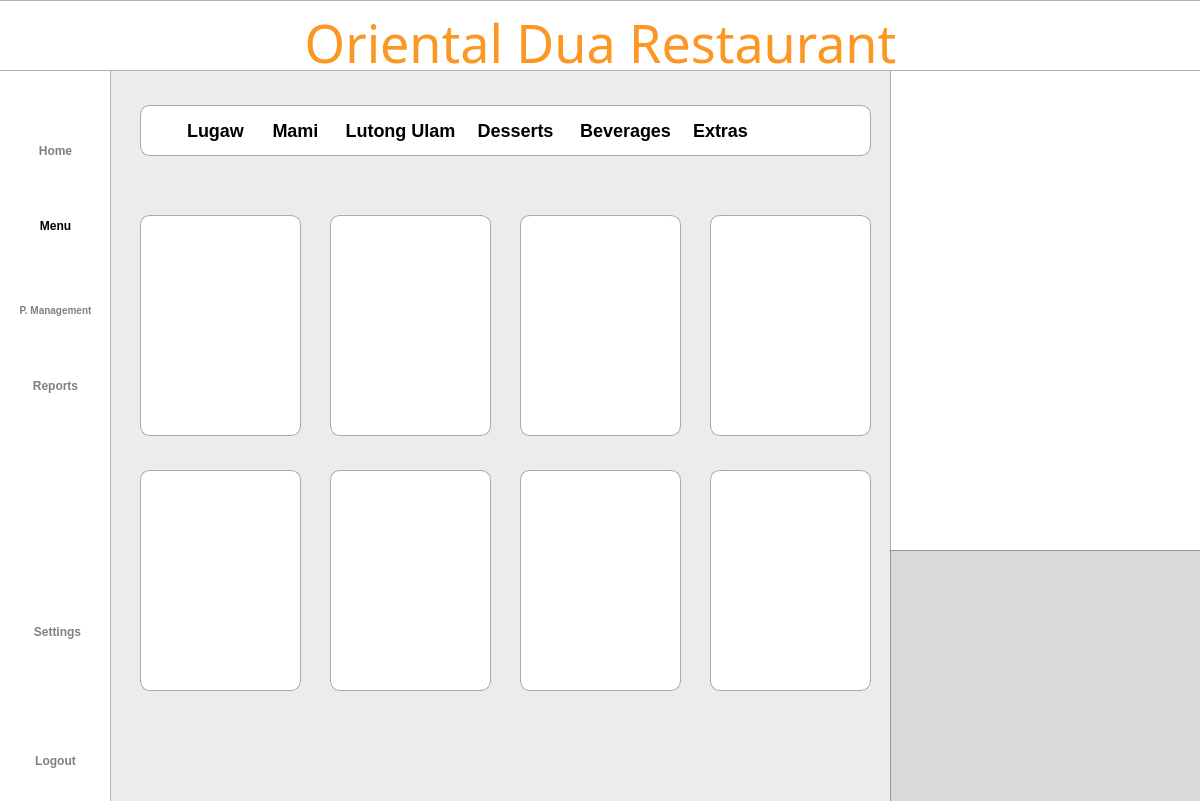
<?xml version="1.0" encoding="UTF-8"?>
<ui version="4.0">
 <class>Dialog</class>
 <widget class="QDialog" name="Dialog">
  <property name="geometry">
   <rect>
    <x>0</x>
    <y>0</y>
    <width>1200</width>
    <height>801</height>
   </rect>
  </property>
  <property name="windowTitle">
   <string>Dialog</string>
  </property>
  <widget class="QWidget" name="bgwidget" native="true">
   <property name="geometry">
    <rect>
     <x>0</x>
     <y>0</y>
     <width>1211</width>
     <height>801</height>
    </rect>
   </property>
   <property name="layoutDirection">
    <enum>Qt::LeftToRight</enum>
   </property>
   <property name="styleSheet">
    <string notr="true">QWidget#bgwidget{background-color: rgb(236, 236, 236);}

</string>
   </property>
   <widget class="QLabel" name="sidebar">
    <property name="geometry">
     <rect>
      <x>-10</x>
      <y>-30</y>
      <width>121</width>
      <height>891</height>
     </rect>
    </property>
    <property name="styleSheet">
     <string notr="true">background-color: rgb(255, 255, 255);
border: 1px solid rgba(0, 0, 0, 0.3);  </string>
    </property>
    <property name="text">
     <string/>
    </property>
   </widget>
   <widget class="QLabel" name="titlebar">
    <property name="geometry">
     <rect>
      <x>-2</x>
      <y>0</y>
      <width>1204</width>
      <height>71</height>
     </rect>
    </property>
    <property name="styleSheet">
     <string notr="true">background-color: rgb(255, 255, 255);
border: 1px solid rgba(0, 0, 0, 0.3);  </string>
    </property>
    <property name="text">
     <string/>
    </property>
   </widget>
   <widget class="QLabel" name="whitebg">
    <property name="geometry">
     <rect>
      <x>140</x>
      <y>105</y>
      <width>731</width>
      <height>51</height>
     </rect>
    </property>
    <property name="styleSheet">
     <string notr="true">background-color: rgb(255, 255, 255);
border: 1px solid rgba(0, 0, 0, 0.3);  
border-radius: 10px;  </string>
    </property>
    <property name="text">
     <string/>
    </property>
   </widget>
   <widget class="QLabel" name="title">
    <property name="geometry">
     <rect>
      <x>0</x>
      <y>10</y>
      <width>1201</width>
      <height>71</height>
     </rect>
    </property>
    <property name="styleSheet">
     <string notr="true">QLabel#title{
	color: #FB9722;
    font-family: Sacramento;
    font-size: 52px;
    font-weight: 400;
    padding-bottom: 5px;
    text-align: center;
}</string>
    </property>
    <property name="text">
     <string>Oriental Dua Restaurant</string>
    </property>
    <property name="alignment">
     <set>Qt::AlignCenter</set>
    </property>
    <property name="wordWrap">
     <bool>true</bool>
    </property>
   </widget>
   <widget class="QLabel" name="userlistlabel">
    <property name="geometry">
     <rect>
      <x>180</x>
      <y>115</y>
      <width>71</width>
      <height>30</height>
     </rect>
    </property>
    <property name="styleSheet">
     <string notr="true">QLabel{
    color: #000000;
    font-family: 'Inter';
    font-size: 18px;
    font-weight: 500;
}</string>
    </property>
    <property name="text">
     <string>Lugaw</string>
    </property>
    <property name="alignment">
     <set>Qt::AlignCenter</set>
    </property>
   </widget>
   <widget class="QLabel" name="whitebg_2">
    <property name="geometry">
     <rect>
      <x>140</x>
      <y>215</y>
      <width>161</width>
      <height>221</height>
     </rect>
    </property>
    <property name="styleSheet">
     <string notr="true">background-color: rgb(255, 255, 255);
border: 1px solid rgba(0, 0, 0, 0.3);  
border-radius: 10px;  </string>
    </property>
    <property name="text">
     <string/>
    </property>
   </widget>
   <widget class="QLabel" name="whitebg_3">
    <property name="geometry">
     <rect>
      <x>330</x>
      <y>215</y>
      <width>161</width>
      <height>221</height>
     </rect>
    </property>
    <property name="styleSheet">
     <string notr="true">background-color: rgb(255, 255, 255);
border: 1px solid rgba(0, 0, 0, 0.3);  
border-radius: 10px;  </string>
    </property>
    <property name="text">
     <string/>
    </property>
   </widget>
   <widget class="QLabel" name="whitebg_4">
    <property name="geometry">
     <rect>
      <x>520</x>
      <y>215</y>
      <width>161</width>
      <height>221</height>
     </rect>
    </property>
    <property name="styleSheet">
     <string notr="true">background-color: rgb(255, 255, 255);
border: 1px solid rgba(0, 0, 0, 0.3);  
border-radius: 10px;  </string>
    </property>
    <property name="text">
     <string/>
    </property>
   </widget>
   <widget class="QLabel" name="whitebg_6">
    <property name="geometry">
     <rect>
      <x>710</x>
      <y>215</y>
      <width>161</width>
      <height>221</height>
     </rect>
    </property>
    <property name="styleSheet">
     <string notr="true">background-color: rgb(255, 255, 255);
border: 1px solid rgba(0, 0, 0, 0.3);  
border-radius: 10px;  </string>
    </property>
    <property name="text">
     <string/>
    </property>
   </widget>
   <widget class="QLabel" name="whitebg_5">
    <property name="geometry">
     <rect>
      <x>140</x>
      <y>470</y>
      <width>161</width>
      <height>221</height>
     </rect>
    </property>
    <property name="styleSheet">
     <string notr="true">background-color: rgb(255, 255, 255);
border: 1px solid rgba(0, 0, 0, 0.3);  
border-radius: 10px;  </string>
    </property>
    <property name="text">
     <string/>
    </property>
   </widget>
   <widget class="QLabel" name="whitebg_7">
    <property name="geometry">
     <rect>
      <x>330</x>
      <y>470</y>
      <width>161</width>
      <height>221</height>
     </rect>
    </property>
    <property name="styleSheet">
     <string notr="true">background-color: rgb(255, 255, 255);
border: 1px solid rgba(0, 0, 0, 0.3);  
border-radius: 10px;  </string>
    </property>
    <property name="text">
     <string/>
    </property>
   </widget>
   <widget class="QLabel" name="whitebg_8">
    <property name="geometry">
     <rect>
      <x>520</x>
      <y>470</y>
      <width>161</width>
      <height>221</height>
     </rect>
    </property>
    <property name="styleSheet">
     <string notr="true">background-color: rgb(255, 255, 255);
border: 1px solid rgba(0, 0, 0, 0.3);  
border-radius: 10px;  </string>
    </property>
    <property name="text">
     <string/>
    </property>
   </widget>
   <widget class="QLabel" name="whitebg_9">
    <property name="geometry">
     <rect>
      <x>710</x>
      <y>470</y>
      <width>161</width>
      <height>221</height>
     </rect>
    </property>
    <property name="styleSheet">
     <string notr="true">background-color: rgb(255, 255, 255);
border: 1px solid rgba(0, 0, 0, 0.3);  
border-radius: 10px;  </string>
    </property>
    <property name="text">
     <string/>
    </property>
   </widget>
   <widget class="QLabel" name="whitebg_10">
    <property name="geometry">
     <rect>
      <x>890</x>
      <y>50</y>
      <width>311</width>
      <height>761</height>
     </rect>
    </property>
    <property name="styleSheet">
     <string notr="true">background-color: rgb(255, 255, 255);
border: 1px solid rgba(0, 0, 0, 0.3);  
border-radius: 10px;  </string>
    </property>
    <property name="text">
     <string/>
    </property>
   </widget>
   <widget class="QLabel" name="whitebg_11">
    <property name="geometry">
     <rect>
      <x>890</x>
      <y>550</y>
      <width>311</width>
      <height>261</height>
     </rect>
    </property>
    <property name="styleSheet">
     <string notr="true">background-color:#D9D9D9;
border: 1px solid rgba(0, 0, 0, 0.3);  
</string>
    </property>
    <property name="text">
     <string/>
    </property>
   </widget>
   <widget class="QLabel" name="userlistlabel_2">
    <property name="geometry">
     <rect>
      <x>260</x>
      <y>115</y>
      <width>71</width>
      <height>30</height>
     </rect>
    </property>
    <property name="styleSheet">
     <string notr="true">QLabel{
    color: #000000;
    font-family: 'Inter';
    font-size: 18px;
    font-weight: 500;
}</string>
    </property>
    <property name="text">
     <string>Mami</string>
    </property>
    <property name="alignment">
     <set>Qt::AlignCenter</set>
    </property>
   </widget>
   <widget class="QLabel" name="userlistlabel_3">
    <property name="geometry">
     <rect>
      <x>340</x>
      <y>115</y>
      <width>121</width>
      <height>30</height>
     </rect>
    </property>
    <property name="styleSheet">
     <string notr="true">QLabel{
    color: #000000;
    font-family: 'Inter';
    font-size: 18px;
    font-weight: 500;
}</string>
    </property>
    <property name="text">
     <string>Lutong Ulam</string>
    </property>
    <property name="alignment">
     <set>Qt::AlignCenter</set>
    </property>
   </widget>
   <widget class="QLabel" name="userlistlabel_4">
    <property name="geometry">
     <rect>
      <x>470</x>
      <y>115</y>
      <width>91</width>
      <height>30</height>
     </rect>
    </property>
    <property name="styleSheet">
     <string notr="true">QLabel{
    color: #000000;
    font-family: 'Inter';
    font-size: 18px;
    font-weight: 500;
}</string>
    </property>
    <property name="text">
     <string>Desserts</string>
    </property>
    <property name="alignment">
     <set>Qt::AlignCenter</set>
    </property>
   </widget>
   <widget class="QLabel" name="userlistlabel_5">
    <property name="geometry">
     <rect>
      <x>570</x>
      <y>115</y>
      <width>111</width>
      <height>30</height>
     </rect>
    </property>
    <property name="styleSheet">
     <string notr="true">QLabel{
    color: #000000;
    font-family: 'Inter';
    font-size: 18px;
    font-weight: 500;
}</string>
    </property>
    <property name="text">
     <string>Beverages</string>
    </property>
    <property name="alignment">
     <set>Qt::AlignCenter</set>
    </property>
   </widget>
   <widget class="QLabel" name="userlistlabel_6">
    <property name="geometry">
     <rect>
      <x>680</x>
      <y>115</y>
      <width>81</width>
      <height>30</height>
     </rect>
    </property>
    <property name="styleSheet">
     <string notr="true">QLabel{
    color: #000000;
    font-family: 'Inter';
    font-size: 18px;
    font-weight: 500;
}</string>
    </property>
    <property name="text">
     <string>Extras</string>
    </property>
    <property name="alignment">
     <set>Qt::AlignCenter</set>
    </property>
   </widget>
   <widget class="QLabel" name="logoutIcon">
    <property name="geometry">
     <rect>
      <x>39</x>
      <y>715</y>
      <width>35</width>
      <height>35</height>
     </rect>
    </property>
    <property name="minimumSize">
     <size>
      <width>35</width>
      <height>35</height>
     </size>
    </property>
    <property name="maximumSize">
     <size>
      <width>35</width>
      <height>35</height>
     </size>
    </property>
    <property name="styleSheet">
     <string notr="true">QLabel#Pmanagementbtn{
    color: rgba(0,0,0, 0.5);
    font-family: 'Roboto';
    font-size: 11px;
    font-weight: 300;
}</string>
    </property>
    <property name="text">
     <string/>
    </property>
    <property name="pixmap">
     <pixmap resource="../resource.qrc">:/icon/icons/shutdown.png</pixmap>
    </property>
    <property name="scaledContents">
     <bool>true</bool>
    </property>
    <property name="alignment">
     <set>Qt::AlignCenter</set>
    </property>
   </widget>
   <widget class="QPushButton" name="logoutbtn">
    <property name="geometry">
     <rect>
      <x>20</x>
      <y>740</y>
      <width>71</width>
      <height>41</height>
     </rect>
    </property>
    <property name="styleSheet">
     <string notr="true">QPushButton#logoutbtn{
    color: rgba(0,0,0, 0.5);
    font-family: 'Roboto';
    font-size: 12px;
    font-weight: 500;
	border:none;
}
</string>
    </property>
    <property name="text">
     <string>Logout</string>
    </property>
   </widget>
   <widget class="QPushButton" name="settingsbtn">
    <property name="geometry">
     <rect>
      <x>20</x>
      <y>620</y>
      <width>75</width>
      <height>23</height>
     </rect>
    </property>
    <property name="styleSheet">
     <string notr="true">QPushButton#settingsbtn{
    color: rgba(0,0,0, 0.5);
    font-family: 'Roboto';
    font-size: 12px;
    font-weight: 500;
	border:none;
}
</string>
    </property>
    <property name="text">
     <string>Settings</string>
    </property>
   </widget>
   <widget class="QLabel" name="settingIcon">
    <property name="geometry">
     <rect>
      <x>38</x>
      <y>580</y>
      <width>35</width>
      <height>35</height>
     </rect>
    </property>
    <property name="minimumSize">
     <size>
      <width>35</width>
      <height>35</height>
     </size>
    </property>
    <property name="maximumSize">
     <size>
      <width>35</width>
      <height>35</height>
     </size>
    </property>
    <property name="styleSheet">
     <string notr="true">QLabel#Pmanagementbtn{
    color: rgba(0,0,0, 0.5);
    font-family: 'Roboto';
    font-size: 11px;
    font-weight: 300;
}</string>
    </property>
    <property name="text">
     <string/>
    </property>
    <property name="pixmap">
     <pixmap resource="../resource.qrc">:/icon/icons/settings.png</pixmap>
    </property>
    <property name="scaledContents">
     <bool>true</bool>
    </property>
    <property name="alignment">
     <set>Qt::AlignCenter</set>
    </property>
   </widget>
   <widget class="QPushButton" name="menubtn">
    <property name="geometry">
     <rect>
      <x>10</x>
      <y>210</y>
      <width>91</width>
      <height>31</height>
     </rect>
    </property>
    <property name="styleSheet">
     <string notr="true">QPushButton#menubtn{
    color: rgba(0,0,0, 1);
    font-family: 'Roboto';
    font-size: 12px;
    font-weight: 500;
	border:none;
}
</string>
    </property>
    <property name="text">
     <string>Menu</string>
    </property>
   </widget>
   <widget class="QLabel" name="p_mIcon">
    <property name="geometry">
     <rect>
      <x>40</x>
      <y>260</y>
      <width>35</width>
      <height>35</height>
     </rect>
    </property>
    <property name="minimumSize">
     <size>
      <width>35</width>
      <height>35</height>
     </size>
    </property>
    <property name="maximumSize">
     <size>
      <width>35</width>
      <height>35</height>
     </size>
    </property>
    <property name="styleSheet">
     <string notr="true">QLabel#Pmanagementbtn{
    color: rgba(0,0,0, 0.5);
    font-family: 'Roboto';
    font-size: 11px;
    font-weight: 300;
}</string>
    </property>
    <property name="text">
     <string/>
    </property>
    <property name="pixmap">
     <pixmap resource="../resource.qrc">:/icon/icons/productm.png</pixmap>
    </property>
    <property name="scaledContents">
     <bool>true</bool>
    </property>
    <property name="alignment">
     <set>Qt::AlignCenter</set>
    </property>
   </widget>
   <widget class="QPushButton" name="p_managementbtn">
    <property name="geometry">
     <rect>
      <x>10</x>
      <y>290</y>
      <width>91</width>
      <height>41</height>
     </rect>
    </property>
    <property name="styleSheet">
     <string notr="true">QPushButton#p_managementbtn{
    color: rgba(0,0,0, 0.5);
    font-family: 'Roboto';
    font-size: 10px;
    font-weight: 500;
	border:none;
}
</string>
    </property>
    <property name="text">
     <string>P. Management</string>
    </property>
   </widget>
   <widget class="QLabel" name="homeIcon">
    <property name="geometry">
     <rect>
      <x>40</x>
      <y>110</y>
      <width>30</width>
      <height>30</height>
     </rect>
    </property>
    <property name="minimumSize">
     <size>
      <width>30</width>
      <height>30</height>
     </size>
    </property>
    <property name="maximumSize">
     <size>
      <width>35</width>
      <height>35</height>
     </size>
    </property>
    <property name="styleSheet">
     <string notr="true">QLabel#Pmanagementbtn{
    color: rgba(0,0,0, 0.5);
    font-family: 'Roboto';
    font-size: 11px;
    font-weight: 300;
}</string>
    </property>
    <property name="text">
     <string/>
    </property>
    <property name="pixmap">
     <pixmap resource="../resource.qrc">:/icon/icons/home.png</pixmap>
    </property>
    <property name="scaledContents">
     <bool>true</bool>
    </property>
    <property name="alignment">
     <set>Qt::AlignCenter</set>
    </property>
   </widget>
   <widget class="QPushButton" name="reportbtn">
    <property name="geometry">
     <rect>
      <x>10</x>
      <y>370</y>
      <width>91</width>
      <height>31</height>
     </rect>
    </property>
    <property name="styleSheet">
     <string notr="true">QPushButton#reportbtn{
    color: rgba(0,0,0, 0.5);
    font-family: 'Roboto';
    font-size: 12px;
    font-weight: 500;
	border:none;
}
</string>
    </property>
    <property name="text">
     <string>Reports</string>
    </property>
   </widget>
   <widget class="QPushButton" name="homebtn">
    <property name="geometry">
     <rect>
      <x>10</x>
      <y>135</y>
      <width>91</width>
      <height>31</height>
     </rect>
    </property>
    <property name="styleSheet">
     <string notr="true">QPushButton#homebtn{
    color: rgba(0,0,0, 0.5);
    font-family: 'Roboto';
    font-size: 12px;
    font-weight: 500;
	border:none;
}
</string>
    </property>
    <property name="text">
     <string>Home</string>
    </property>
   </widget>
   <widget class="QLabel" name="reportIcon">
    <property name="geometry">
     <rect>
      <x>40</x>
      <y>340</y>
      <width>35</width>
      <height>35</height>
     </rect>
    </property>
    <property name="minimumSize">
     <size>
      <width>35</width>
      <height>35</height>
     </size>
    </property>
    <property name="maximumSize">
     <size>
      <width>35</width>
      <height>35</height>
     </size>
    </property>
    <property name="styleSheet">
     <string notr="true">QLabel#Pmanagementbtn{
    color: rgba(0,0,0, 0.5);
    font-family: 'Roboto';
    font-size: 11px;
    font-weight: 300;
}</string>
    </property>
    <property name="text">
     <string/>
    </property>
    <property name="pixmap">
     <pixmap resource="../resource.qrc">:/icon/icons/report.png</pixmap>
    </property>
    <property name="scaledContents">
     <bool>true</bool>
    </property>
    <property name="alignment">
     <set>Qt::AlignCenter</set>
    </property>
   </widget>
   <widget class="QLabel" name="menuIcon">
    <property name="geometry">
     <rect>
      <x>40</x>
      <y>180</y>
      <width>30</width>
      <height>30</height>
     </rect>
    </property>
    <property name="minimumSize">
     <size>
      <width>30</width>
      <height>30</height>
     </size>
    </property>
    <property name="maximumSize">
     <size>
      <width>35</width>
      <height>35</height>
     </size>
    </property>
    <property name="styleSheet">
     <string notr="true">QLabel#Pmanagementbtn{
    color: rgba(0,0,0, 0.5);
    font-family: 'Roboto';
    font-size: 11px;
    font-weight: 300;
}</string>
    </property>
    <property name="text">
     <string/>
    </property>
    <property name="pixmap">
     <pixmap resource="../resource.qrc">:/icon/icons/menu.png</pixmap>
    </property>
    <property name="scaledContents">
     <bool>true</bool>
    </property>
    <property name="alignment">
     <set>Qt::AlignCenter</set>
    </property>
   </widget>
   <zorder>whitebg_10</zorder>
   <zorder>sidebar</zorder>
   <zorder>titlebar</zorder>
   <zorder>whitebg</zorder>
   <zorder>title</zorder>
   <zorder>userlistlabel</zorder>
   <zorder>whitebg_2</zorder>
   <zorder>whitebg_3</zorder>
   <zorder>whitebg_4</zorder>
   <zorder>whitebg_6</zorder>
   <zorder>whitebg_5</zorder>
   <zorder>whitebg_7</zorder>
   <zorder>whitebg_8</zorder>
   <zorder>whitebg_9</zorder>
   <zorder>whitebg_11</zorder>
   <zorder>userlistlabel_2</zorder>
   <zorder>userlistlabel_3</zorder>
   <zorder>userlistlabel_4</zorder>
   <zorder>userlistlabel_5</zorder>
   <zorder>userlistlabel_6</zorder>
   <zorder>logoutIcon</zorder>
   <zorder>logoutbtn</zorder>
   <zorder>settingsbtn</zorder>
   <zorder>settingIcon</zorder>
   <zorder>menubtn</zorder>
   <zorder>p_mIcon</zorder>
   <zorder>p_managementbtn</zorder>
   <zorder>homeIcon</zorder>
   <zorder>reportbtn</zorder>
   <zorder>homebtn</zorder>
   <zorder>reportIcon</zorder>
   <zorder>menuIcon</zorder>
  </widget>
 </widget>
 <resources>
  <include location="../resource.qrc"/>
 </resources>
 <connections/>
</ui>
